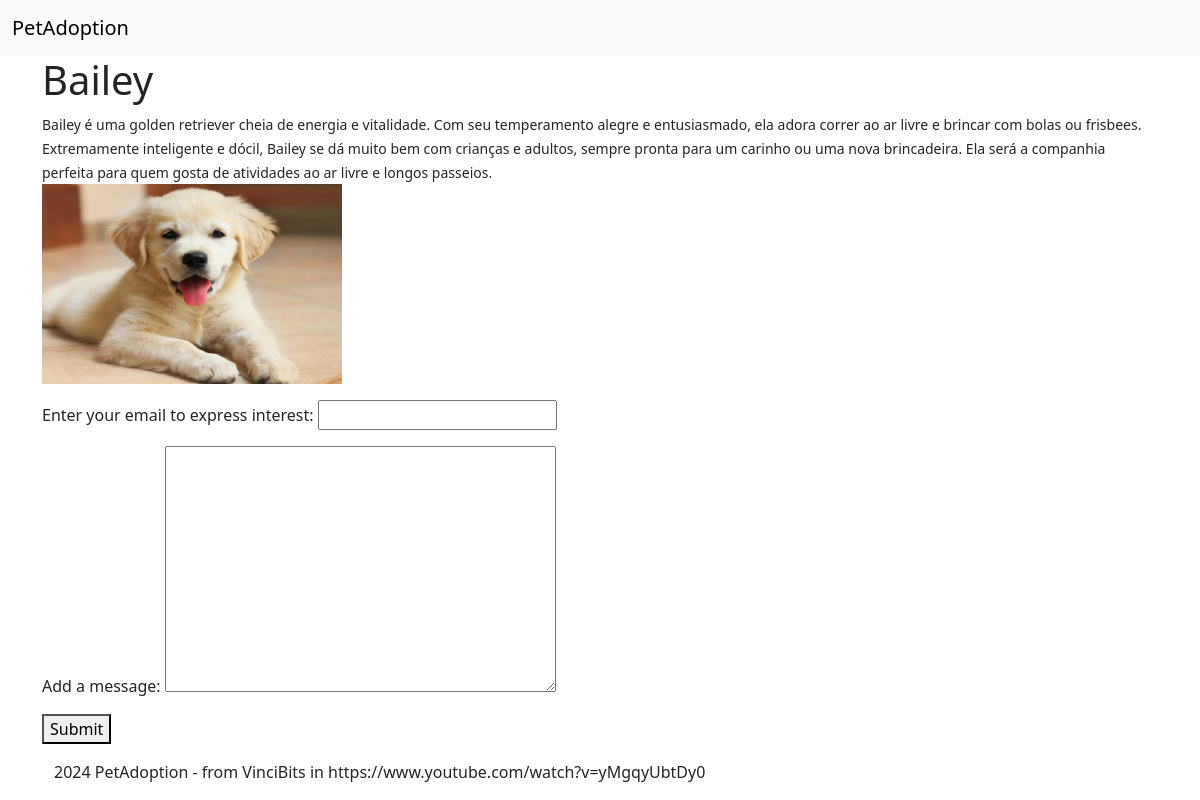
Page /pets/2/ on the committed database.
### adoption/models.py (models this page shows, shortened)
class Pet(models.Model):
    name = models.CharField(max_length=100)
    description = models.TextField()
    photo = models.ImageField(upload_to='pets/', null=True, blank=True)

### adoption/views.py (the view)
# urls.py: path("pets/<int:pet_id>/", views.pet_details, name="pet_details")
def pet_details(request, pet_id):
    pet = Pet.objects.get(id=pet_id)
    if request.method == "POST":
        form = InterestForm(request.POST)
        if form.is_valid():
            Interest.objects.create(
                pet=pet,
                email=form.cleaned_data['email'],
                message=form.cleaned_data.get('message', '')
                )
            return redirect("adoption:pet_list")
    else:
        form = InterestForm()
    context = {"pet": pet, "form": form}
    return render(request, 'adoption/pet_details.html', context)

### adoption/forms.py
class InterestForm(forms.Form):
    email = forms.EmailField(label="Enter your email to express interest", required=True)
    message = forms.CharField(widget=forms.Textarea, required=False, label="Add a message")

### adoption/templates/adoption/pet_details.html (shortened to what this page needs)
{% extends "adoption/base.html" %}
{% load bootstrap5 %}
{% block content %}
    <h1>{{ pet.name }}</h1>
    <small>{{ pet.description }}</small>
    <div>
        <img src="{{ pet.photo.url }}" alt="Photo of {{ pet.name }}" width="300" height="200">
    </div>
    <form action="#" method="post" class="mt-3">
        {{ form.as_p }}
        <button> Submit </button>
    </form>
{% endblock content %}

### rows in the picture
Pet: name "Bailey", description "Bailey é uma golden retriever cheia de energia e vitalidade. Com seu temperamento alegre e entusiasmado, ela adora correr ao ar livre e brincar com bolas ou frisbees. Extremamente inteligente e dócil, Bailey se dá muito bem com crianças e adultos, sempre pronta para um carinho ou uma nova brincadeira. Ela será a companhia perfeita para quem gosta de atividades ao ar livre e longos passeios.", photo (picture)
